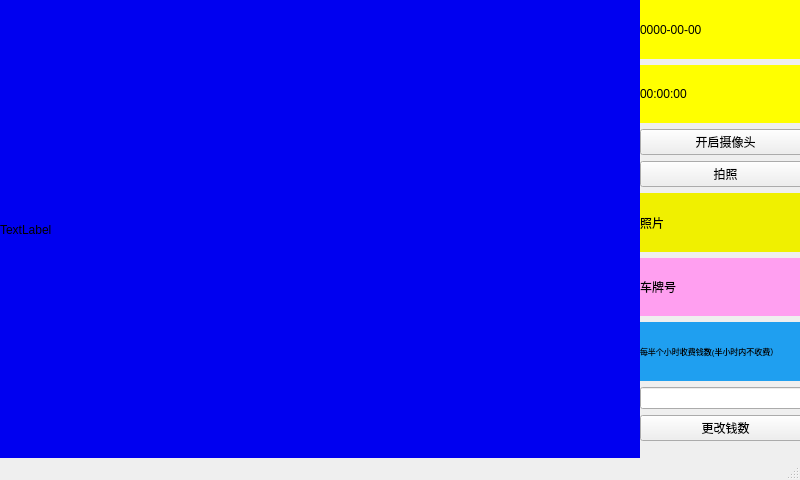
<?xml version="1.0" encoding="UTF-8"?>
<ui version="4.0">
 <class>MainWindow</class>
 <widget class="QMainWindow" name="MainWindow">
  <property name="geometry">
   <rect>
    <x>0</x>
    <y>0</y>
    <width>800</width>
    <height>480</height>
   </rect>
  </property>
  <property name="windowTitle">
   <string>MainWindow</string>
  </property>
  <property name="styleSheet">
   <string notr="true">QLabel#vedio_Lb
{
	background-color:#0000F0;
}
QLabel#picture_Lb
{
	background-color:#F0F000;
}
QLabel#date_Lb
{
	background-color:#FFFF00;
}
QLabel#time_Lb
{
	background-color:#FFFF00;
}
QLabel#car_num_Lb
{
	background-color:#FF9FF0;
}
QLabel#fee_Lb
{
	background-color:#1F9FF0;
}
QLabel#show_Lb
{
	background-color:#1F9990;

	color:rgba(200,100,100,0.5);
}
</string>
  </property>
  <widget class="QWidget" name="centralwidget">
   <widget class="QLabel" name="vedio_Lb">
    <property name="geometry">
     <rect>
      <x>0</x>
      <y>-10</y>
      <width>640</width>
      <height>480</height>
     </rect>
    </property>
    <property name="text">
     <string>TextLabel</string>
    </property>
   </widget>
   <widget class="QWidget" name="">
    <property name="geometry">
     <rect>
      <x>640</x>
      <y>0</y>
      <width>171</width>
      <height>441</height>
     </rect>
    </property>
    <layout class="QVBoxLayout" name="verticalLayout">
     <item>
      <widget class="QLabel" name="date_Lb">
       <property name="text">
        <string>0000-00-00</string>
       </property>
      </widget>
     </item>
     <item>
      <widget class="QLabel" name="time_Lb">
       <property name="text">
        <string>00:00:00</string>
       </property>
      </widget>
     </item>
     <item>
      <widget class="QPushButton" name="vedio_Bt">
       <property name="text">
        <string>开启摄像头</string>
       </property>
      </widget>
     </item>
     <item>
      <widget class="QPushButton" name="picture_Bt">
       <property name="text">
        <string>拍照</string>
       </property>
      </widget>
     </item>
     <item>
      <widget class="QLabel" name="picture_Lb">
       <property name="text">
        <string>照片</string>
       </property>
      </widget>
     </item>
     <item>
      <widget class="QLabel" name="car_num_Lb">
       <property name="text">
        <string>车牌号</string>
       </property>
      </widget>
     </item>
     <item>
      <widget class="QLabel" name="fee_Lb">
       <property name="font">
        <font>
         <family>Arial</family>
         <pointsize>6</pointsize>
        </font>
       </property>
       <property name="text">
        <string>每半个小时收费钱数(半小时内不收费）</string>
       </property>
      </widget>
     </item>
     <item>
      <widget class="QLineEdit" name="fee_Ed"/>
     </item>
     <item>
      <widget class="QPushButton" name="change_Bt">
       <property name="text">
        <string>更改钱数</string>
       </property>
      </widget>
     </item>
    </layout>
   </widget>
  </widget>
  <widget class="QMenuBar" name="menubar">
   <property name="geometry">
    <rect>
     <x>0</x>
     <y>0</y>
     <width>800</width>
     <height>23</height>
    </rect>
   </property>
  </widget>
  <widget class="QStatusBar" name="statusbar"/>
 </widget>
 <resources/>
 <connections/>
</ui>
